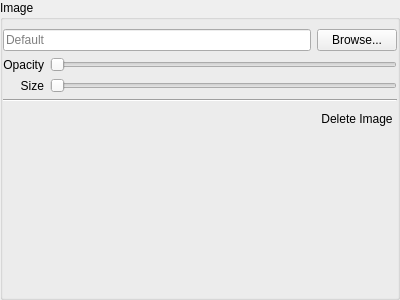
<?xml version="1.0" encoding="UTF-8"?>
<ui version="4.0">
 <class>ImageOverlaySettingsWidget</class>
 <widget class="QWidget" name="ImageOverlaySettingsWidget">
  <property name="geometry">
   <rect>
    <x>0</x>
    <y>0</y>
    <width>400</width>
    <height>300</height>
   </rect>
  </property>
  <layout class="QVBoxLayout" name="verticalLayout">
   <property name="leftMargin">
    <number>0</number>
   </property>
   <property name="topMargin">
    <number>0</number>
   </property>
   <property name="rightMargin">
    <number>0</number>
   </property>
   <property name="bottomMargin">
    <number>0</number>
   </property>
   <item>
    <widget class="QGroupBox" name="groupBox">
     <property name="title">
      <string>Image</string>
     </property>
     <property name="flat">
      <bool>true</bool>
     </property>
     <layout class="QGridLayout" name="gridLayout">
      <property name="leftMargin">
       <number>0</number>
      </property>
      <property name="rightMargin">
       <number>0</number>
      </property>
      <item row="4" column="0" colspan="2">
       <layout class="QHBoxLayout" name="horizontalLayout">
        <item>
         <spacer name="horizontalSpacer_2">
          <property name="orientation">
           <enum>Qt::Horizontal</enum>
          </property>
          <property name="sizeHint" stdset="0">
           <size>
            <width>40</width>
            <height>20</height>
           </size>
          </property>
         </spacer>
        </item>
        <item>
         <widget class="QPushButton" name="deleteButton">
          <property name="focusPolicy">
           <enum>Qt::NoFocus</enum>
          </property>
          <property name="text">
           <string>Delete Image</string>
          </property>
          <property name="flat">
           <bool>true</bool>
          </property>
         </widget>
        </item>
       </layout>
      </item>
      <item row="2" column="1">
       <widget class="QSlider" name="sizeSlider">
        <property name="orientation">
         <enum>Qt::Horizontal</enum>
        </property>
       </widget>
      </item>
      <item row="5" column="0" colspan="2">
       <spacer name="verticalSpacer">
        <property name="orientation">
         <enum>Qt::Vertical</enum>
        </property>
        <property name="sizeHint" stdset="0">
         <size>
          <width>20</width>
          <height>138</height>
         </size>
        </property>
       </spacer>
      </item>
      <item row="2" column="0">
       <widget class="QLabel" name="sizeLabel">
        <property name="text">
         <string>Size</string>
        </property>
        <property name="alignment">
         <set>Qt::AlignRight|Qt::AlignTrailing|Qt::AlignVCenter</set>
        </property>
        <property name="buddy">
         <cstring>sizeSlider</cstring>
        </property>
       </widget>
      </item>
      <item row="1" column="0">
       <widget class="QLabel" name="opacityLabel">
        <property name="text">
         <string>Opacity</string>
        </property>
        <property name="alignment">
         <set>Qt::AlignRight|Qt::AlignTrailing|Qt::AlignVCenter</set>
        </property>
        <property name="buddy">
         <cstring>opacitySlider</cstring>
        </property>
       </widget>
      </item>
      <item row="0" column="0" colspan="2">
       <layout class="QHBoxLayout" name="horizontalLayout_3">
        <item>
         <widget class="QLineEdit" name="nameEdit">
          <property name="readOnly">
           <bool>true</bool>
          </property>
          <property name="placeholderText">
           <string>Default</string>
          </property>
         </widget>
        </item>
        <item>
         <widget class="QPushButton" name="browseButton">
          <property name="text">
           <string>Browse...</string>
          </property>
         </widget>
        </item>
       </layout>
      </item>
      <item row="1" column="1">
       <widget class="QSlider" name="opacitySlider">
        <property name="orientation">
         <enum>Qt::Horizontal</enum>
        </property>
       </widget>
      </item>
      <item row="3" column="0" colspan="2">
       <widget class="Line" name="line">
        <property name="orientation">
         <enum>Qt::Horizontal</enum>
        </property>
       </widget>
      </item>
     </layout>
    </widget>
   </item>
  </layout>
 </widget>
 <tabstops>
  <tabstop>nameEdit</tabstop>
  <tabstop>browseButton</tabstop>
 </tabstops>
 <resources/>
 <connections/>
</ui>
